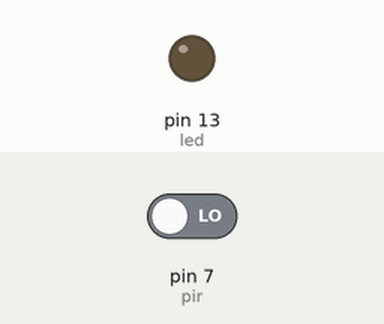
Recording of a sketch running on a simulated Arduino Uno, built with avr-gcc and run on an emulated ATmega328P. On the bench: output pins drawn as LEDs (lit = HIGH). Inputs (shaded band) come from the test bench; at power-on: pin 7 (pir) LOW.

Above: at 1.2 s.
1.3 s: pin 7 (pir) driven HIGH
At 2.4 s:
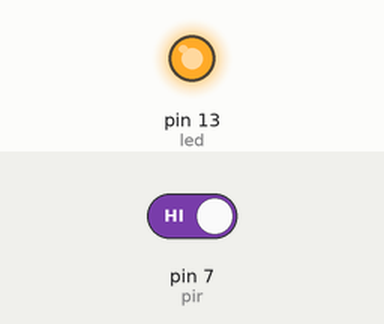
2.8 s: pin 7 (pir) driven LOW
At 3.6 s:
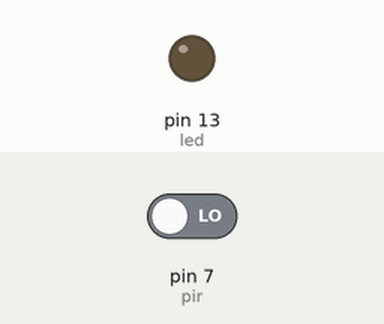
Timing chart, 0 to 5.8 s (numbered marks = the images above; inputs shaded):
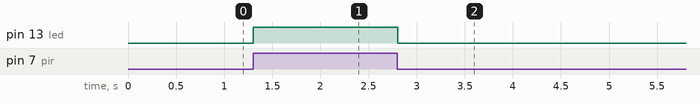

Measured:
- after the input at 1.3 s, pin 13 (led): LOW → HIGH at once
- after the input at 2.8 s, pin 13 (led): HIGH → LOW at once

The sketch:

Pir_motion_sensor_.ino
```cpp
int led =13;
int pir =7;
int pirdato;

void setup ()
{
  pinMode (led, OUTPUT);
  pinMode(pir,INPUT);
}

void loop()
{
  pirdato = digitalRead(pir);
  if (pirdato == HIGH)
  {
      digitalWrite(led, HIGH);
  }
  else
  {
      digitalWrite(led, LOW);
  }
  delay(10);
}
```
